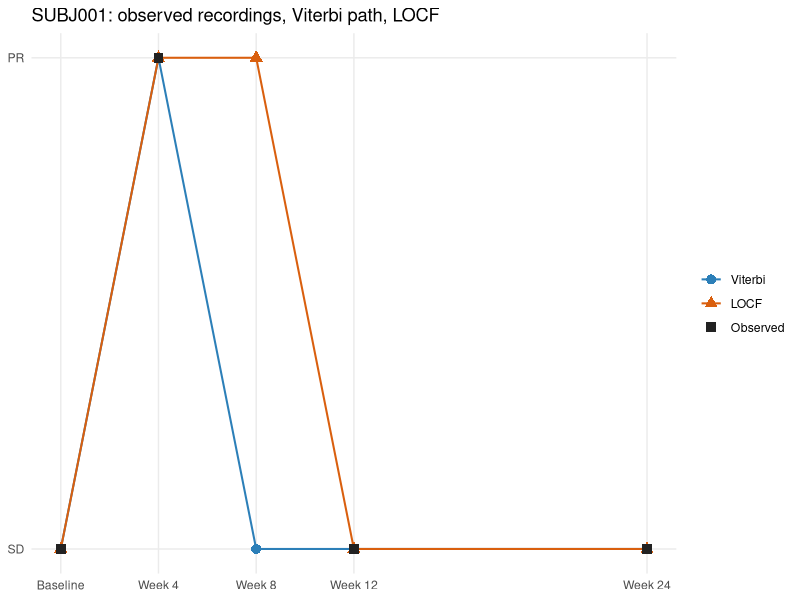

Source code (R):
## ---- chunk 1
#| label: packages
library(dplyr, warn.conflicts = FALSE)
library(tidyr)
library(purrr)
library(ggplot2)
library(expm)
## ---- chunk 2
#| label: states
states <- c("CR", "PR", "SD", "PD")
## ---- chunk 3
#| label: initial
pi0 <- c(CR = 0.05, PR = 0.20, SD = 0.70, PD = 0.05)
pi0
## ---- chunk 4
#| label: transition
P <- matrix(
  c(
    0.70, 0.20, 0.08, 0.02,
    0.15, 0.60, 0.20, 0.05,
    0.02, 0.18, 0.70, 0.10,
    0.00, 0.00, 0.00, 1.00
  ),
  nrow = 4, byrow = TRUE,
  dimnames = list(from = states, to = states)
)
P
rowSums(P)
## ---- chunk 5
#| label: emission-hard
emission_hard <- function(y) {
  e <- setNames(rep(0, length(states)), states)
  if (is.na(y) || y %in% c("NE", "MISSING")) {
    e[] <- 1
  } else if (!y %in% states) {
    stop("unknown category: ", y)
  } else {
    e[y] <- 1
  }
  e
}

emission_hard("PR")
emission_hard(NA_character_)
## ---- chunk 6
#| label: toy-three
log0 <- function(x) {
  out <- log(x)
  out[!is.finite(out) | x <= 0] <- -Inf
  out
}

logP <- log0(P)
dp1 <- log0(pi0) + log0(emission_hard("SD"))
dp2 <- sapply(states, function(s) {
  max(dp1 + logP[, s])
})
dp3 <- log0(emission_hard("PR")) + sapply(states, function(s) {
  max(dp2 + logP[, s])
})

round(cbind(dp1 = dp1, dp2 = dp2, dp3 = dp3), 3)
## ---- chunk 7
#| label: toy-backpointer
psi3_into_PR <- states[which.max(dp2 + logP[, "PR"])]
psi3_into_PR
## ---- chunk 8
#| label: viterbi-fun
viterbi_tv <- function(y, P_list, pi0, emission) {
  Tm <- length(y)
  stopifnot(length(P_list) == Tm - 1L)
  st <- colnames(P_list[[1]])
  K <- length(st)
  dp <- matrix(-Inf, Tm, K, dimnames = list(NULL, st))
  psi <- matrix(NA_integer_, Tm, K)
  dp[1, ] <- log0(pi0) + log0(emission(y[1]))
  if (Tm > 1L) {
    for (t in 2:Tm) {
      logP <- log0(P_list[[t - 1L]])
      loge <- log0(emission(y[t]))
      for (s in seq_len(K)) {
        scores <- dp[t - 1L, ] + logP[, s]
        psi[t, s] <- which.max(scores)
        dp[t, s] <- loge[s] + max(scores)
      }
    }
  }
  log_prob <- max(dp[Tm, ])
  if (!is.finite(log_prob)) {
    return(list(
      path = rep(NA_character_, Tm),
      log_prob = -Inf,
      dp = dp,
      psi = psi,
      feasible = FALSE
    ))
  }
  path_idx <- integer(Tm)
  path_idx[Tm] <- which.max(dp[Tm, ])
  if (Tm > 1L) {
    for (t in Tm:2) {
      path_idx[t - 1L] <- psi[t, path_idx[t]]
    }
  }
  list(
    path = st[path_idx],
    log_prob = log_prob,
    dp = dp,
    psi = psi,
    feasible = TRUE
  )
}

viterbi <- function(y, P, pi0, emission) {
  viterbi_tv(y, rep(list(P), length(y) - 1L), pi0, emission)
}
## ---- chunk 9
#| label: simulate
set.seed(20260814)

visits <- tibble(
  VISIT = factor(
    c("Baseline", "Week 4", "Week 8", "Week 12", "Week 24"),
    levels = c("Baseline", "Week 4", "Week 8", "Week 12", "Week 24")
  ),
  TIME = c(0, 4, 8, 12, 24)
)

draw_chain <- function() {
  s <- character(nrow(visits))
  s[1] <- sample(states, 1L, prob = pi0)
  for (t in 2:length(s)) {
    s[t] <- sample(states, 1L, prob = P[s[t - 1L], ])
  }
  s
}

n_subj <- 8L
sim <- map_dfr(seq_len(n_subj), function(i) {
  tibble(
    USUBJID = sprintf("SUBJ%03d", i),
    visits,
    TRUE_S = draw_chain()
  )
}) %>%
  group_by(USUBJID) %>%
  mutate(
    miss = TIME > 0 & runif(n()) < 0.18,
    AVALC = ifelse(miss, NA_character_, TRUE_S)
  ) %>%
  ungroup()

# Teaching subject: SD → PR → (missing) → PR → CR
teach <- tibble(
  USUBJID = "SUBJ001",
  VISIT = visits$VISIT,
  AVALC = c("SD", "PR", NA_character_, "PR", "CR"),
  TRUE_S = c("SD", "PR", "PR", "PR", "CR")
)
sim <- sim %>%
  rows_update(teach, by = c("USUBJID", "VISIT"))

sim %>%
  filter(USUBJID == "SUBJ001") %>%
  select(USUBJID, VISIT, TIME, AVALC)
## ---- chunk 10
#| label: decode-001
y001 <- sim %>%
  filter(USUBJID == "SUBJ001") %>%
  arrange(TIME) %>%
  pull(AVALC)

vt001 <- viterbi(y001, P, pi0, emission_hard)
vt001$path
vt001$log_prob
vt001$feasible
## ---- chunk 11
#| label: dp-table
dp_tbl <- as.data.frame(round(vt001$dp, 3))
dp_tbl$VISIT <- levels(visits$VISIT)
dp_tbl$AVALC <- y001
dp_tbl %>%
  select(VISIT, AVALC, all_of(states))
## ---- chunk 12
#| label: locf
locf_fill <- function(y) {
  last <- NA_character_
  out <- y
  for (i in seq_along(y)) {
    if (!is.na(y[i])) last <- y[i]
    out[i] <- last
  }
  out
}

compare_one <- function(y, P, pi0, emission) {
  vt <- viterbi(y, P, pi0, emission)
  tibble(
    VISIT = levels(visits$VISIT),
    TIME = visits$TIME,
    observed = y,
    viterbi = vt$path,
    locf = locf_fill(y),
    feasible = vt$feasible,
    log_prob = vt$log_prob
  )
}

cmp001 <- compare_one(y001, P, pi0, emission_hard)
cmp001 %>%
  select(VISIT, observed, viterbi, locf)
## ---- chunk 13
#| label: locf-disagreement
y_alt <- c("SD", "PR", NA, "SD", "SD")
cmp002 <- compare_one(y_alt, P, pi0, emission_hard)
cmp002 %>% select(VISIT, observed, viterbi, locf)
## ---- chunk 14
#| label: fig-paths
#| fig-width: 7.2
#| fig-height: 3.6
rank_of <- function(x) {
  match(x, c("CR", "PR", "SD", "PD"))
}

plot_df <- bind_rows(
  cmp002 %>%
    transmute(VISIT, TIME, method = "Viterbi", state = viterbi),
  cmp002 %>%
    transmute(VISIT, TIME, method = "LOCF", state = locf),
  cmp002 %>%
    filter(!is.na(observed)) %>%
    transmute(VISIT, TIME, method = "Observed", state = observed)
) %>%
  mutate(
    method = factor(method, levels = c("Observed", "Viterbi", "LOCF")),
    y = rank_of(state)
  )

ggplot(plot_df, aes(TIME, y, colour = method, shape = method)) +
  geom_line(data = filter(plot_df, method != "Observed"), linewidth = 0.7) +
  geom_point(size = 3) +
  scale_x_continuous(
    breaks = visits$TIME,
    labels = as.character(visits$VISIT)
  ) +
  scale_y_reverse(
    breaks = 1:4,
    labels = c("CR", "PR", "SD", "PD")
  ) +
  scale_colour_manual(
    values = c(Observed = "#222222", Viterbi = "#2C7FB8", LOCF = "#D95F0E")
  ) +
  labs(
    x = NULL, y = NULL, colour = NULL, shape = NULL,
    title = "SUBJ001: observed recordings, Viterbi path, LOCF"
  ) +
  theme_minimal(base_size = 11) +
  theme(panel.grid.minor = element_blank())
## ---- chunk 15
#| label: no-ctmc-embedding
Ql <- as.matrix(logm(P)) / 4
Ql
min(Ql[!diag(4)])
## ---- chunk 16
#| label: expm-spacing
Q <- matrix(
  c(
    -0.10,  0.070, 0.020, 0.010,
     0.040, -0.120, 0.060, 0.020,
     0.005,  0.050, -0.080, 0.025,
     0.000,  0.000,  0.000, 0.000
  ),
  nrow = 4, byrow = TRUE,
  dimnames = list(from = states, to = states)
)
rowSums(Q)
max(abs(P - as.matrix(expm(Q * 4))))

P4 <- as.matrix(expm(Q * 4))
P12 <- as.matrix(expm(Q * 12))
dimnames(P4) <- dimnames(P12) <- dimnames(Q)

round(P4, 3)
round(P12, 3)
## ---- chunk 17
#| label: viterbi-tv
P_list <- list(P4, P4, P4, P12)
vt_tv <- viterbi_tv(y001, P_list, pi0, emission_hard)
vt_tv$path
## ---- chunk 18
#| label: spacing-compare
P3 <- P %*% P %*% P
dimnames(P3) <- dimnames(P)

spacing_table <- function(y) {
  runs <- list(
    `P once each hop` = list(P, P, P, P),
    `P^3 on the long hop` = list(P, P, P, P3),
    `exp(Q dt)` = list(P4, P4, P4, P12)
  )
  out <- map(runs, \(rl) viterbi_tv(y, rl, pi0, emission_hard))
  tibble(
    kernel = names(runs),
    path = map_chr(out, \(o) paste0(o$path, collapse = " ")),
    feasible = map_lgl(out, \(o) o$feasible),
    log_prob = map_dbl(out, \(o) o$log_prob)
  )
}

spacing_table(y001)
spacing_table(c("SD", "PR", NA_character_, NA_character_, "PD"))
## ---- chunk 19
#| label: confusion
C <- matrix(
  c(
    0.88, 0.09, 0.02, 0.01,
    0.06, 0.82, 0.10, 0.02,
    0.02, 0.08, 0.82, 0.08,
    0.01, 0.03, 0.08, 0.88
  ),
  nrow = 4, byrow = TRUE,
  dimnames = list(true = states, obs = states)
)
rowSums(C)

emission_noisy <- function(y) {
  e <- setNames(rep(0, length(states)), states)
  if (is.na(y) || y %in% c("NE", "MISSING")) {
    e[] <- 1
  } else if (!y %in% states) {
    stop("unknown category: ", y)
  } else {
    e[] <- C[, y]
  }
  e
}

emission_noisy("PR")
## ---- chunk 20
#| label: impossible
y_bad <- c("SD", "PD", "CR", "CR", "CR")
vt_hard <- viterbi(y_bad, P, pi0, emission_hard)
vt_hard$feasible
vt_hard$log_prob
vt_hard$path

vt_soft <- viterbi(y_bad, P, pi0, emission_noisy)
vt_soft$feasible
vt_soft$log_prob
vt_soft$path
